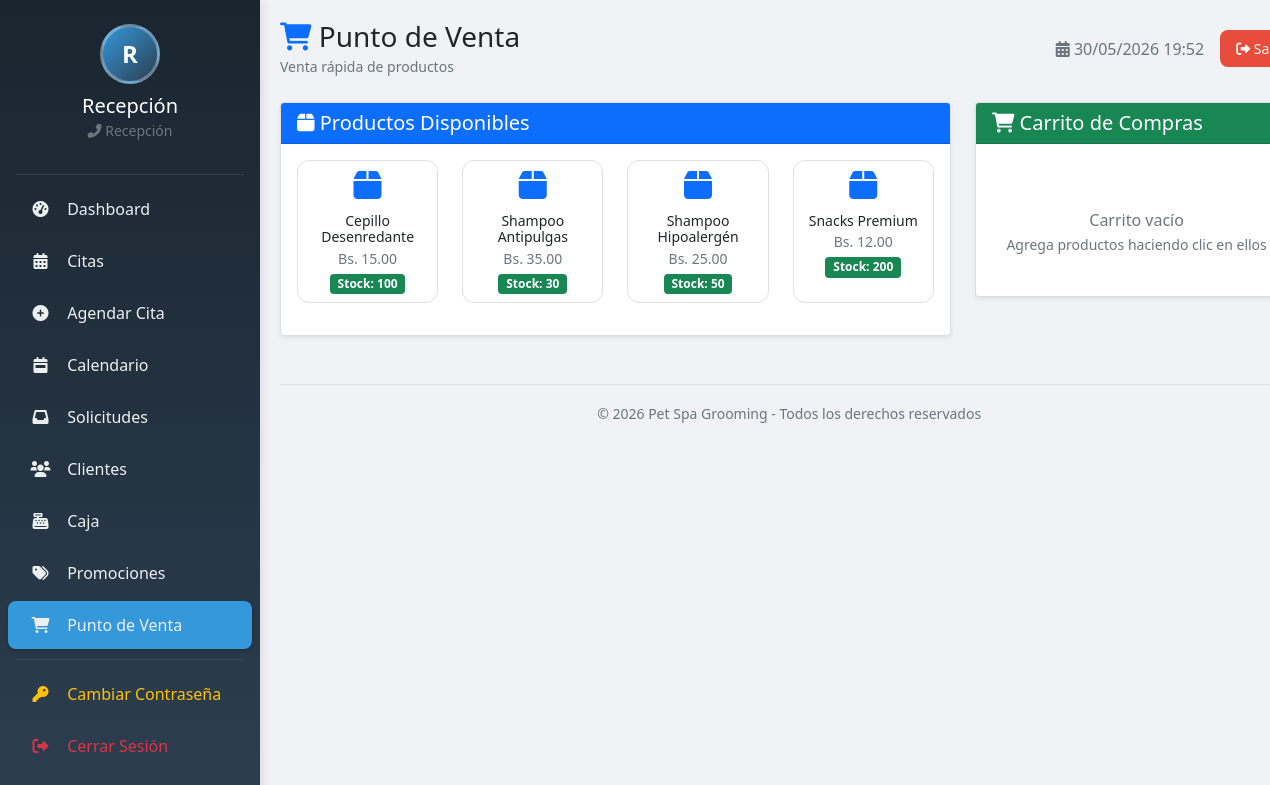
The app's page /recepcion/punto_venta.php (signed in) with its own data.
### tables this page shows
CREATE TABLE `productos` (
  `id` int(10) UNSIGNED NOT NULL,
  `categoria_id` int(10) UNSIGNED DEFAULT NULL,
  `nombre` varchar(120) NOT NULL,
  `descripcion` text DEFAULT NULL,
  `precio_base` decimal(10,2) NOT NULL DEFAULT 0.00,
  `sku` varchar(50) NOT NULL,
  `imagen_url` varchar(255) DEFAULT NULL,
  `stock` int(11) NOT NULL DEFAULT 0,
  `stock_minimo` int(11) NOT NULL DEFAULT 5,
  `activo` tinyint(1) NOT NULL DEFAULT 1,
  `created_at` timestamp NOT NULL DEFAULT current_timestamp()
);

### recepcion/punto_venta.php (the view, shortened to what this page needs)
<?php
$db = Database::getInstance()->getConnection();
$carrito = $_SESSION['carrito_pv'] ?? [];
$usuario_nombre = 'Recepción';
$usuario_apellido = '';
$iniciales = 'R';
$productos = $db->query("SELECT * FROM productos WHERE activo = 1 AND stock > 0 ORDER BY nombre")->fetchAll();
?>
<!DOCTYPE html>
<html lang="es">
<head>
    <link href="https://cdn.jsdelivr.net/npm/bootstrap@5.1.3/dist/css/bootstrap.min.css" rel="stylesheet">
    <link rel="stylesheet" href="https://cdnjs.cloudflare.com/ajax/libs/font-awesome/6.0.0/css/all.min.css">
</head>
<body>
<div class="container-fluid p-0">
    <div class="row g-0">
        <nav class="col-md-2 sidebar">
            <div class="text-center py-4">
                <div class="user-avatar">
                    <?php echo $iniciales; ?>
                </div>
                <h5 class="text-white mb-0"><?php echo htmlspecialchars($usuario_nombre . ' ' . $usuario_apellido); ?></h5>
                <small class="text-muted"><i class="fas fa-phone-alt"></i> Recepción</small>
            </div>
            <hr class="bg-secondary mx-3 my-2">
            <ul class="nav flex-column mt-2">
                <li><a class="nav-link" href="index.php"><i class="fas fa-tachometer-alt"></i> Dashboard</a></li>
                <li><a class="nav-link" href="citas.php"><i class="fas fa-calendar-alt"></i> Citas</a></li>
                <li><a class="nav-link" href="cita_agendar.php"><i class="fas fa-plus-circle"></i> Agendar Cita</a></li>
                <li><a class="nav-link" href="calendario.php"><i class="fas fa-calendar-week"></i> Calendario</a></li>
                <li><a class="nav-link" href="solicitudes.php"><i class="fas fa-inbox"></i> Solicitudes</a></li>
                <li><a class="nav-link" href="clientes.php"><i class="fas fa-users"></i> Clientes</a></li>
                <li><a class="nav-link" href="caja.php"><i class="fas fa-cash-register"></i> Caja</a></li>
                <li><a class="nav-link" href="promociones_aplicar.php"><i class="fas fa-tags"></i> Promociones</a></li>
                <li><a class="nav-link active" href="punto_venta.php"><i class="fas fa-shopping-cart"></i> Punto de Venta</a></li>
                <li><hr class="bg-secondary mx-3 my-2"></li>
                <li><a class="nav-link text-warning" href="../cambiar_password.php"><i class="fas fa-key"></i> Cambiar Contraseña</a></li>
                <li><a class="nav-link text-danger" href="../logout.php"><i class="fas fa-sign-out-alt"></i> Cerrar Sesión</a></li>
            </ul>
        </nav>
        <main class="col-md-10 main-content">
            <div class="d-flex justify-content-between align-items-center mb-4">
                <div>
                    <h1 class="h3 mb-0"><i class="fas fa-shopping-cart text-primary"></i> Punto de Venta</h1>
                    <small class="text-muted">Venta rápida de productos</small>
                </div>
                <div class="d-flex align-items-center gap-3">
                    <span class="text-muted"><i class="fas fa-calendar-alt"></i> <?php echo date('d/m/Y H:i'); ?></span>
                    <a href="../logout.php" class="btn btn-danger btn-sm btn-logout">
                        <i class="fas fa-sign-out-alt"></i> Salir
                    </a>
                </div>
            </div>
            <div class="row">
                <div class="col-md-8 mb-4">
                    <div class="card shadow-sm">
                        <div class="card-header bg-primary text-white">
                            <h5 class="mb-0"><i class="fas fa-box"></i> Productos Disponibles</h5>
                        </div>
                        <div class="card-body">
                            <?php if(empty($productos)): ?>
                                <div class="text-center py-4">
                                    <i class="fas fa-box-open fa-3x text-muted mb-2"></i>
                                    <p class="text-muted mb-0">No hay productos disponibles</p>
                                </div>
                            <?php else: ?>
                                <div class="row">
                                    <?php foreach($productos as $p): ?>
                                    <div class="col-md-3 col-sm-4 col-6 mb-3">
                                        <div class="card producto-card h-100" onclick="agregarProducto(<?php echo $p['id']; ?>, '<?php echo addslashes($p['nombre']); ?>', <?php echo $p['precio_base']; ?>)">
                                            <div class="card-body p-2 text-center">
                                                <i class="fas fa-box fa-2x text-primary mb-2"></i>
                                                <h6 class="mt-1 mb-0 small"><?php echo htmlspecialchars(substr($p['nombre'], 0, 20)); ?></h6>
                                                <small class="text-muted">Bs. <?php echo number_format($p['precio_base'], 2); ?></small>
                                                <br><small class="badge bg-<?php echo $p['stock'] <= 5 ? 'danger' : 'success'; ?>">Stock: <?php echo $p['stock']; ?></small>
                                            </div>
                                        </div>
                                    </div>
                                    <?php endforeach; ?>
                                </div>
                            <?php endif; ?>
                        </div>
                    </div>
                </div>
                <div class="col-md-4 mb-4">
                    <div class="card shadow-sm">
                        <div class="card-header bg-success text-white">
                            <h5 class="mb-0"><i class="fas fa-shopping-cart"></i> Carrito de Compras</h5>
                        </div>
                        <div class="card-body">
                            <?php if(empty($carrito)): ?>
                                <div class="text-center py-4">
                                    <p class="text-muted mb-0">Carrito vacío</p>
                                    <small class="text-muted">Agrega productos haciendo clic en ellos</small>
                                </div>
                            <?php endif; ?>
                        </div>
                    </div>
                </div>
            </div>
            <footer class="text-center text-muted mt-4 pt-3 border-top">
                <small>&copy; <?php echo date('Y'); ?> <?php echo SITE_NAME; ?> - Todos los derechos reservados</small>
            </footer>
        </main>
    </div>
</div>
</body>
</html>

### recepcion/punto_venta.php (style rules this page uses)
* { margin: 0; padding: 0; box-sizing: border-box; }
body { background: #f0f2f5; font-family: 'Segoe UI', Tahoma, Geneva, Verdana, sans-serif; }
.sidebar { min-height: 100vh; background: linear-gradient(180deg, #1a252f 0%, #2c3e50 100%); position: fixed; top: 0; left: 0; width: 260px; z-index: 100; box-shadow: 2px 0 10px rgba(0,0,0,0.1); transition: all 0.3s; }
.sidebar .nav-link { color: #ecf0f1; padding: 12px 20px; transition: all 0.3s; border-radius: 8px; margin: 2px 8px; }
.sidebar .nav-link.active { background: #3498db; box-shadow: 0 2px 5px rgba(0,0,0,0.2); }
.sidebar .nav-link i { width: 25px; margin-right: 10px; text-align: center; }
.main-content { margin-left: 260px; padding: 20px; transition: all 0.3s; }
.user-avatar { width: 60px; height: 60px; background: linear-gradient(135deg, #3498db, #2c3e50); border-radius: 50%; display: flex; align-items: center; justify-content: center; color: white; font-weight: bold; font-size: 1.5rem; margin: 0 auto 10px; border: 3px solid rgba(255,255,255,0.3); }
.btn-logout { background: #e74c3c; border: none; border-radius: 8px; padding: 8px 16px; }
.producto-card { cursor: pointer; transition: all 0.3s; border: 1px solid #e0e0e0; border-radius: 12px; overflow: hidden; }

### records on screen
productos: nombre "Cepillo Desenredante", precio_base "15.00", stock "100"
productos: nombre "Shampoo Antipulgas", precio_base "35.00", stock "30"
productos: nombre "Shampoo Hipoalergén", precio_base "25.00", stock "50"
productos: nombre "Snacks Premium", precio_base "12.00", stock "200"

### other values on screen
$iniciales "R"
$usuario_nombre . ' ' . $usuario_apellido "Recepción"
SITE_NAME "Pet Spa Grooming"
